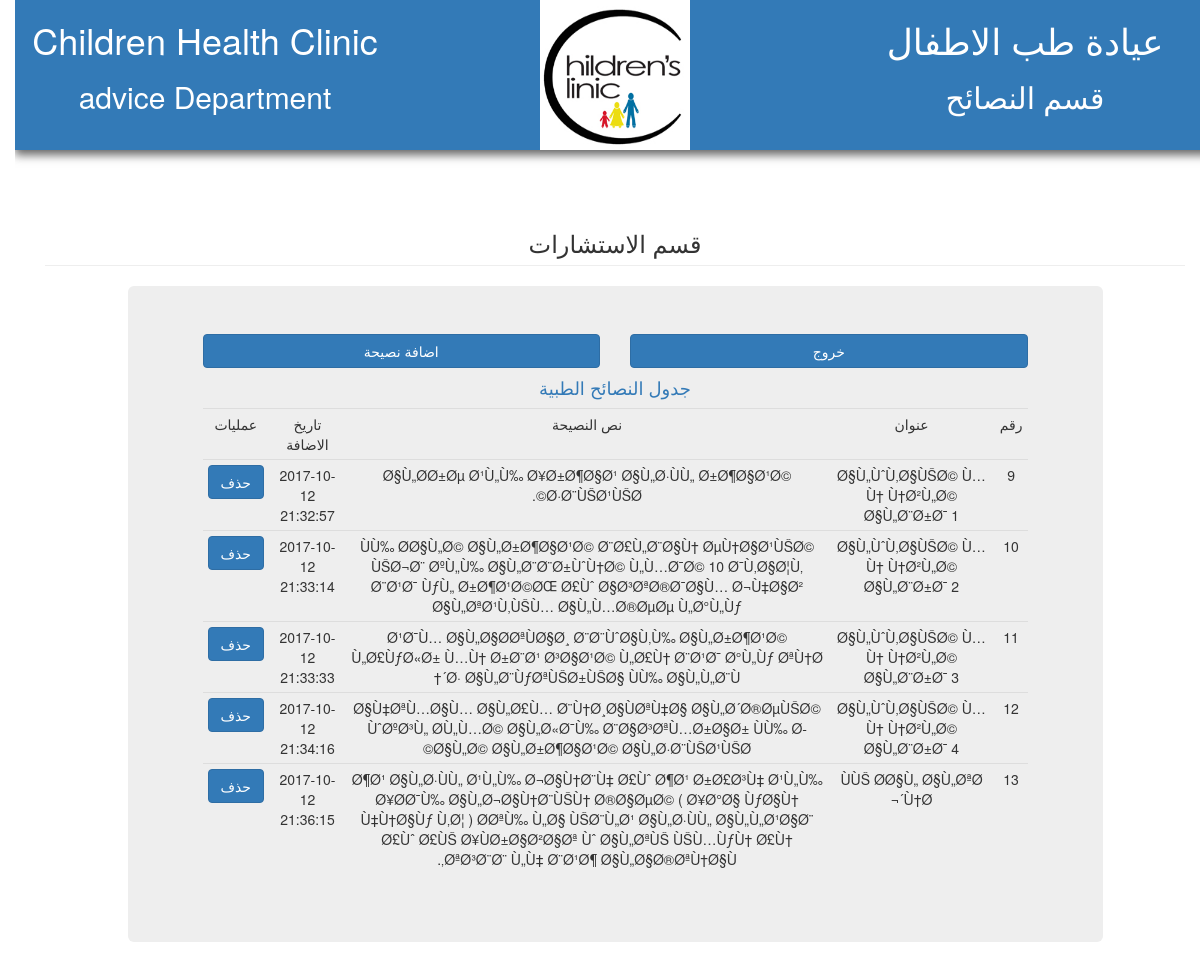
/clinic/blog/old.php, run on the app's committed database.
### tables this page shows
CREATE TABLE IF NOT EXISTS `advice` (
  `id` int(11) NOT NULL AUTO_INCREMENT,
  `title` varchar(100) NOT NULL,
  `body` text NOT NULL,
  `time` timestamp NOT NULL DEFAULT CURRENT_TIMESTAMP,
  PRIMARY KEY (`id`)
);

### clinic/blog/old.php (the view, shortened to what this page needs)
<?php
include '../db/db_connect.php';
$sql = "select * from advice";
$query = mysqli_query($conn, $sql);
?>
<!doctype html>
<html dir="rtl">
    <head>
        <link rel="stylesheet" href="../css/bootstrap.min.css"/>
        <link rel="stylesheet" href="../css/style.css"/>
    </head>
    <body>
        <header class="rec-header">
            <div class="row bg-primary">
                <div class="col-lg-4 text-center">
                    <h1>Children Health Clinic</h1>
                    <h2>advice Department</h2>
                </div>
                <div class="col-lg-4 text-center">
                    <img src="../images/2clinic-logo.jpg" alt="" height="150" width="150">
                </div>
                <div class="col-lg-4 text-center">
                    <h1>عيادة طب الاطفال</h1>
                    <h2>قسم النصائح</h2>
                </div>
            </div>
        </header>
        <br/>
        <br/>
        <div class="container">
            <h3 class="page-header text-center">قسم الاستشارات</h3>
            <div class="row">
                <div class="col-lg-10 col-lg-offset-1 jumbotron"  dir="rtl">
                    <div class="col-lg-6">
                        <a href="index.php" class="btn btn-block btn-primary text-center">اضافة نصيحة</a>
                    </div>
                    <div class="col-lg-6">
                        <a href="#" class="btn btn-block btn-primary text-center">خروج</a>
                    </div>
                    <div class="col-lg-12">
                        <h4 class="text-center text-primary">جدول النصائح الطبية</h4>
                        <table class="table table-responsive table-condensed">
                            <tr>
                                <td class="text-center">رقم</td>
                                <td class="text-center">عنوان</td>
                                <td class="text-center">نص النصيحة</td>
                                <td class="text-center">تاريخ الاضافة</td>
                                <td class="text-center">عمليات</td>
                            </tr>
                            <?php
                            while ($row = mysqli_fetch_assoc($query)) {
                                echo "<tr>";
                                echo "<td class='text-center'>".$row['id']."</td>";
                                echo "<td class='text-center'>".$row['title']."</td>";
                                echo "<td class='text-center'>".$row['body']."</td>";
                                echo "<td class='text-center'>".$row['time']."</td>";
                                echo "<td class='text-center'><a href='del.php?id=".$row['id']."' class='btn btn-primary' >حذف</a></td>";
                                echo "</tr>";
                            }
                            ?>
                        </table>
                    </div>
                </div>
            </div>
        </div>
    </body>
</html>

### clinic/css/style.css (style rules this page uses)
body, html { height: 100%; }
.rec-header { -webkit-box-shadow: 0px 5px 9px 0px rgba(50, 50, 50, 0.75); -moz-box-shadow: 0px 5px 9px 0px rgba(50, 50, 50, 0.75); box-shadow: 0px 5px 9px 0px rgba(50, 50, 50, 0.75); }

### data on the page
advice: title "Ø§Ù„ÙˆÙ‚Ø§ÙŠØ© Ù…Ù† Ù†Ø²Ù„Ø© Ø§Ù„Ø¨Ø±Ø¯ 1", body "Ø§Ù„Ø­Ø±Øµ Ø¹Ù„Ù‰ Ø¥Ø±Ø¶Ø§Ø¹ Ø§Ù„Ø·ÙÙ„ Ø±Ø¶Ø§Ø¹Ø© Ø·Ø¨ÙŠØ¹ÙŠØ©.", time "2017-10-12 21:32:57"
advice: title "Ø§Ù„ÙˆÙ‚Ø§ÙŠØ© Ù…Ù† Ù†Ø²Ù„Ø© Ø§Ù„Ø¨Ø±Ø¯ 2", body "ÙÙ‰ Ø­Ø§Ù„Ø© Ø§Ù„Ø±Ø¶Ø§Ø¹Ø© Ø¨Ø£Ù„Ø¨Ø§Ù† ØµÙ†Ø§Ø¹ÙŠØ© ÙŠØ¬Ø¨ ØºÙ„Ù‰ Ø§Ù„Ø¨Ø¨Ø±ÙˆÙ†Ø© Ù„Ù…Ø¯Ø© 10 Ø¯Ù‚Ø§Ø¦Ù‚ Ø¨Ø¹Ø¯ ÙƒÙ„ Ø±Ø¶Ø¹Ø©ØŒ Ø£Ùˆ Ø§Ø³ØªØ®Ø¯Ø§Ù… Ø¬Ù‡Ø§Ø² Ø§Ù„ØªØ¹Ù‚ÙŠÙ… Ø§Ù„Ù…Ø®ØµØµ Ù„Ø°Ù„Ùƒ", time "2017-10-12 21:33:14"
advice: title "Ø§Ù„ÙˆÙ‚Ø§ÙŠØ© Ù…Ù† Ù†Ø²Ù„Ø© Ø§Ù„Ø¨Ø±Ø¯ 3", body "Ø¹Ø¯Ù… Ø§Ù„Ø§Ø­ØªÙØ§Ø¸ Ø¨Ø¨ÙˆØ§Ù‚Ù‰ Ø§Ù„Ø±Ø¶Ø¹Ø© Ù„Ø£ÙƒØ«Ø± Ù…Ù† Ø±Ø¨Ø¹ Ø³Ø§Ø¹Ø© Ù„Ø£Ù† Ø¨Ø¹Ø¯ Ø°Ù„Ùƒ ØªÙ†Ø´Ø· Ø§Ù„Ø¨ÙƒØªÙŠØ±ÙŠØ§ ÙÙ‰ Ø§Ù„Ù„Ø¨Ù†", time "2017-10-12 21:33:33"
advice: title "Ø§Ù„ÙˆÙ‚Ø§ÙŠØ© Ù…Ù† Ù†Ø²Ù„Ø© Ø§Ù„Ø¨Ø±Ø¯ 4", body "Ø§Ù‡ØªÙ…Ø§Ù… Ø§Ù„Ø£Ù… Ø¨Ù†Ø¸Ø§ÙØªÙ‡Ø§ Ø§Ù„Ø´Ø®ØµÙŠØ© ÙˆØºØ³Ù„ Ø­Ù„Ù…Ø© Ø§Ù„Ø«Ø¯Ù‰ Ø¨Ø§Ø³ØªÙ…Ø±Ø§Ø± ÙÙ‰ Ø­Ø§Ù„Ø© Ø§Ù„Ø±Ø¶Ø§Ø¹Ø© Ø§Ù„Ø·Ø¨ÙŠØ¹ÙŠØ©", time "2017-10-12 21:34:16"
advice: title "ÙÙŠ Ø­Ø§Ù„ Ø§Ù„ØªØ´Ù†Ø¬", body "Ø¶Ø¹ Ø§Ù„Ø·ÙÙ„ Ø¹Ù„Ù‰ Ø¬Ø§Ù†Ø¨Ù‡ Ø£Ùˆ Ø¶Ø¹ Ø±Ø£Ø³Ù‡ Ø¹Ù„Ù‰ Ø¥Ø­Ø¯Ù‰ Ø§Ù„Ø¬Ø§Ù†Ø¨ÙŠÙ† Ø®Ø§ØµØ© ( Ø¥Ø°Ø§ ÙƒØ§Ù† Ù‡Ù†Ø§Ùƒ Ù‚Ø¦ ) Ø­ØªÙ‰ Ù„Ø§ ÙŠØ¨Ù„Ø¹ Ø§Ù„Ø·ÙÙ„ Ø§Ù„Ù„Ø¹Ø§Ø¨ Ø£Ùˆ Ø£ÙŠ Ø¥ÙØ±Ø§Ø²Ø§Øª Ùˆ Ø§Ù„ØªÙŠ ÙŠÙ…ÙƒÙ† Ø£Ù† ØªØ³Ø¨Ø¨ Ù„Ù‡ Ø¨Ø¹Ø¶ Ø§Ù„Ø§Ø®ØªÙ†Ø§Ù‚.", time "2017-10-12 21:36:15"
